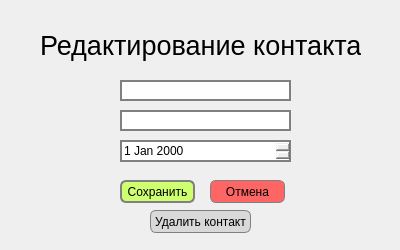
<?xml version="1.0" encoding="UTF-8"?>
<ui version="4.0">
 <class>Dialog</class>
 <widget class="QDialog" name="Dialog">
  <property name="geometry">
   <rect>
    <x>0</x>
    <y>0</y>
    <width>400</width>
    <height>250</height>
   </rect>
  </property>
  <property name="minimumSize">
   <size>
    <width>400</width>
    <height>250</height>
   </size>
  </property>
  <property name="maximumSize">
   <size>
    <width>400</width>
    <height>250</height>
   </size>
  </property>
  <property name="sizeIncrement">
   <size>
    <width>400</width>
    <height>250</height>
   </size>
  </property>
  <property name="baseSize">
   <size>
    <width>400</width>
    <height>250</height>
   </size>
  </property>
  <property name="windowTitle">
   <string>Dialog</string>
  </property>
  <widget class="QPushButton" name="cancelButton">
   <property name="geometry">
    <rect>
     <x>210</x>
     <y>180</y>
     <width>75</width>
     <height>23</height>
    </rect>
   </property>
   <property name="styleSheet">
    <string notr="true">border-radius: 6px;
background-color:#FE6665;
border: 1px solid  gray;</string>
   </property>
   <property name="text">
    <string>Отмена</string>
   </property>
  </widget>
  <widget class="QLineEdit" name="userNameField">
   <property name="geometry">
    <rect>
     <x>120</x>
     <y>80</y>
     <width>171</width>
     <height>21</height>
    </rect>
   </property>
   <property name="styleSheet">
    <string notr="true">border: 2px solid  gray;
font-size:9pt;
 </string>
   </property>
   <property name="text">
    <string/>
   </property>
  </widget>
  <widget class="QLabel" name="label">
   <property name="geometry">
    <rect>
     <x>40</x>
     <y>30</y>
     <width>321</width>
     <height>31</height>
    </rect>
   </property>
   <property name="styleSheet">
    <string notr="true">font-size: 20pt;</string>
   </property>
   <property name="text">
    <string>Редактирование контакта</string>
   </property>
  </widget>
  <widget class="QDateEdit" name="birthDateField">
   <property name="geometry">
    <rect>
     <x>120</x>
     <y>140</y>
     <width>171</width>
     <height>22</height>
    </rect>
   </property>
   <property name="styleSheet">
    <string notr="true">border: 2px solid  gray;
font-size:9pt;
 </string>
   </property>
  </widget>
  <widget class="QPushButton" name="saveButton">
   <property name="geometry">
    <rect>
     <x>120</x>
     <y>180</y>
     <width>75</width>
     <height>23</height>
    </rect>
   </property>
   <property name="styleSheet">
    <string notr="true">border-radius: 6px;
background-color: #CEFF70;
border: 2px solid  gray;</string>
   </property>
   <property name="text">
    <string>Сохранить</string>
   </property>
  </widget>
  <widget class="QLineEdit" name="phoneField">
   <property name="geometry">
    <rect>
     <x>120</x>
     <y>110</y>
     <width>171</width>
     <height>21</height>
    </rect>
   </property>
   <property name="styleSheet">
    <string notr="true">border: 2px solid  gray;
font-size:9pt;
 </string>
   </property>
   <property name="text">
    <string/>
   </property>
  </widget>
  <widget class="QPushButton" name="deleteButton">
   <property name="geometry">
    <rect>
     <x>150</x>
     <y>210</y>
     <width>101</width>
     <height>23</height>
    </rect>
   </property>
   <property name="styleSheet">
    <string notr="true">border-radius: 6px;
background-color:#D9D9D9;
border: 1px solid  gray;</string>
   </property>
   <property name="text">
    <string>Удалить контакт</string>
   </property>
  </widget>
 </widget>
 <resources/>
 <connections/>
</ui>
